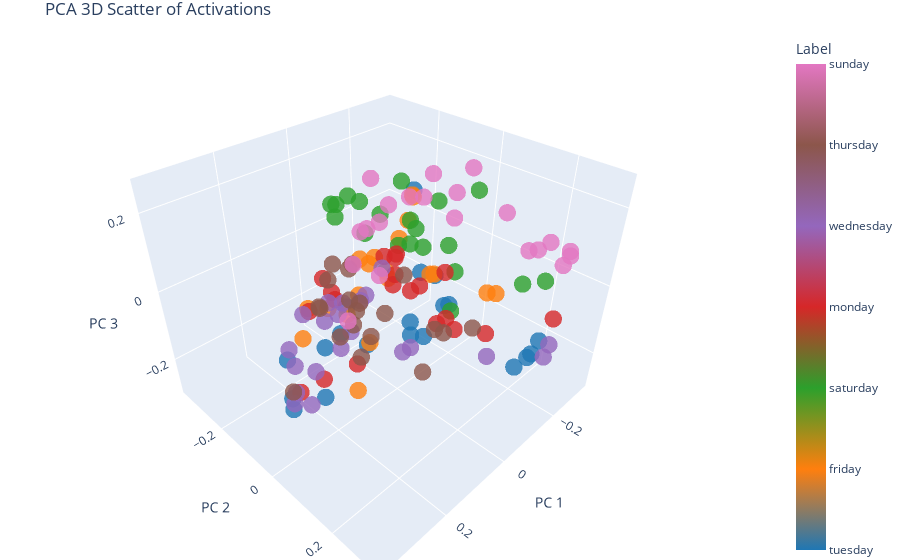

This figure's notebook cell:
### Code cell
import json
import plotly.graph_objs as go

unique_labels = list(dict.fromkeys(labels))
label_to_idx = {label: idx for idx, label in enumerate(unique_labels)}
label_indices = [label_to_idx[label] for label in labels]

# Create a custom discrete colorscale based on matplotlib's tab10
tab10_colors = ['#1f77b4', '#ff7f0e', '#2ca02c', '#d62728', '#9467bd', 
                '#8c564b', '#e377c2', '#7f7f7f', '#bcbd22', '#17becf']
num_labels = len(unique_labels)
colorscale = [[i / (num_labels - 1) if num_labels > 1 else 0, tab10_colors[i % len(tab10_colors)]] 
              for i in range(num_labels)]

customdata = list(zip(labels, texts))

fig = go.Figure(
    data=[
        go.Scatter3d(
            x=act_pca_BD[:, 0],
            y=act_pca_BD[:, 1],
            z=act_pca_BD[:, 2],
            mode="markers",
            customdata=customdata,
            hovertemplate="Label: %{customdata[0]}<br>Input: %{customdata[1]}<extra></extra>",
            marker=dict(
                size=6,
                color=label_indices,
                colorscale=colorscale,
                opacity=0.8,
                showscale=True,
                colorbar=dict(
                    title="Label",
                    tickmode="array",
                    tickvals=list(range(len(unique_labels))),
                    ticktext=unique_labels,
                ),
            ),
        )
    ]
)
fig.update_layout(
    scene=dict(
        xaxis_title="PC 1",
        yaxis_title="PC 2",
        zaxis_title="PC 3"
    ),
    margin=dict(l=0, r=0, b=0, t=30),
    title="PCA 3D Scatter of Activations"
)
fig.show()

### Figure 1 — Plotly figure (JSON) as saved in the notebook; plotly's stock layout.template omitted (floating-point values rounded to 4 significant figures; data arrays with more than 128 entries replaced by an {"elided": "..."} marker saying what was removed)
{"data": [{"customdata": {"elided": "142x2 str values"}, "hovertemplate": "Label: %{customdata[0]}<br>Input: %{customdata[1]}<extra></extra>", "marker": {"color": {"elided": "142 int values"}, "colorbar": {"tickmode": "array", "ticktext": ["tuesday", "friday", "saturday", "monday", "wednesday", "thursday", "sunday"], "tickvals": [0, 1, 2, 3, 4, 5, 6], "title": {"text": "Label"}}, "colorscale": [[0, "#1f77b4"], [0.1667, "#ff7f0e"], [0.3333, "#2ca02c"], [0.5, "#d62728"], [0.6667, "#9467bd"], [0.8333, "#8c564b"], [1, "#e377c2"]], "opacity": 0.8, "showscale": true, "size": 6}, "mode": "markers", "type": "scatter3d", "x": {"elided": "142 float values"}, "y": {"elided": "142 float values"}, "z": {"elided": "142 float values"}}], "layout": {"margin": {"b": 0, "l": 0, "r": 0, "t": 30}, "scene": {"xaxis": {"title": {"text": "PC 1"}}, "yaxis": {"title": {"text": "PC 2"}}, "zaxis": {"title": {"text": "PC 3"}}}, "title": {"text": "PCA 3D Scatter of Activations"}}}
